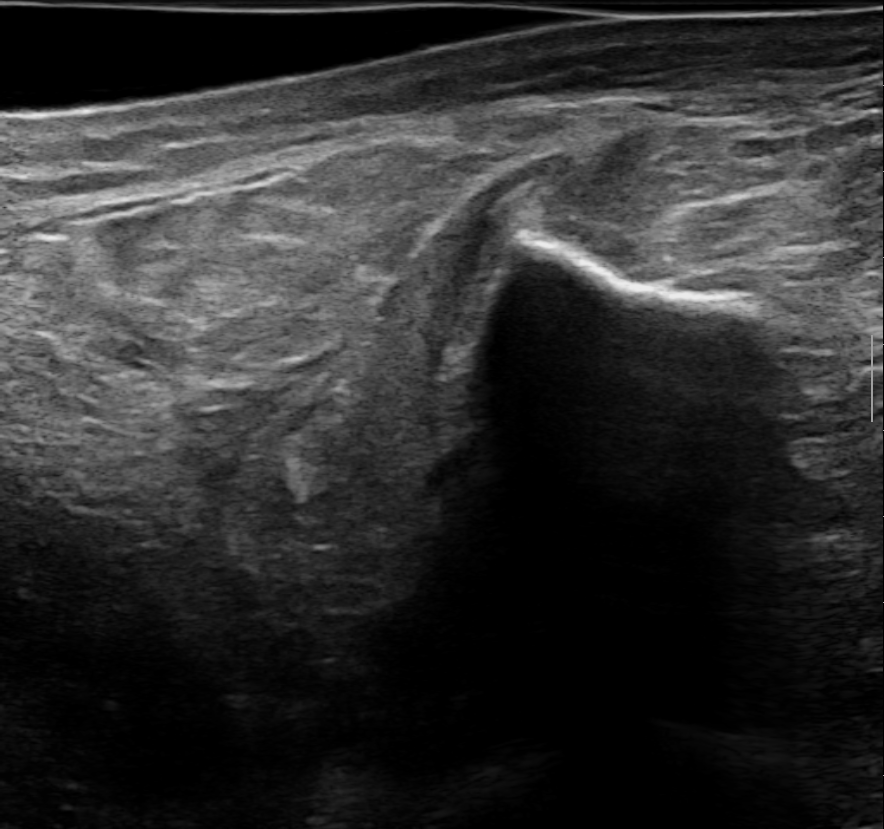
#> input picture AI_ultrasound_segmentation/example_ultrasound_images/10_2_ultrasound.png, 884 x 829 px
$ python -i generalCV.py   (imports and definitions only)
#> lines starting #> are read from the running program, lines starting #| are printed output that depends on the picture
#> further down, picture is the input picture: shape (829, 884, 3); min 0, max 235, mean 46.2
import copy

import numpy as np
import cv2
from torchvision.transforms.functional import to_pil_image

from scipy.ndimage import distance_transform_edt
from scipy.ndimage import gaussian_filter
# [191 lines left out: functions overlap_image_with_label, overlap_image_with_label_two_classes, keep_top_k_largest_components, find_connected_components, not called in this run]

# def find_connected_components(binary_image):
#     """
#     Identify all connected components in a binary image.
#
#     Parameters:
#     - binary_image (numpy.array): A 2D numpy array with binary values (0 and 255)
#
#     Returns:
#     - numpy.array: A label map where each connected component is marked with a unique index,
#                    starting from 1.
#     - int: The number of unique connected components, excluding the background.
#     """
#     # Ensure the input is a binary image of type uint8
#     if binary_image.dtype != np.uint8:
#         binary_image = binary_image.astype(np.uint8)
#
#     # Apply the connectedComponents function
#     num_labels, labels_im = cv2.connectedComponents(binary_image)
#
#     # We don't need to calculate component sizes or filter them based on size.
#     # So, directly create a label map with unique indices.
#
#     # Optional: Renumber labels to be continuous
#     # This part is optional and depends on whether you need a 0-based index or not.
#     # If not required, simply return labels_im as is after the following line.
#     # Adjust the output for zero-based indexing by subtracting 1, if necessary.
#     labels_im = labels_im.astype(np.uint8)  # Ensure labels are returned as uint8.
#
#     return labels_im, num_labels - 1  # Exclude the background label from the count


def merge_images_horizontally(images):
    """
    Merge multiple images horizontally into a single image, ensuring all are converted to three channels.

    Parameters:
    - images (list of numpy.array): The list of images to merge.

    Returns:
    - numpy.array: The horizontally merged image.
    """
    # Ensure all images have three channels
    converted_images = []
    for image in images:
        if len(image.shape) == 2:  # Check if image is grayscale
            image = cv2.cvtColor(image, cv2.COLOR_GRAY2BGR)
        elif len(image.shape) == 3 and image.shape[2] == 1:  # Check if image is single-channel
            image = cv2.cvtColor(image, cv2.COLOR_GRAY2BGR)
        converted_images.append(image)
#> after the loop, converted_images = 829 items

    # Resize images to match the height of the first image
    target_height = converted_images[0].shape[0]
#> target_height = 884
    resized_images = []
    for image in converted_images:
        # cv2.imshow("a",image)
        # cv2.waitKey(0)
        if image.shape[0] != target_height:
            scale_factor = target_height / image.shape[0]
            new_width = int(image.shape[1] * scale_factor)
            image = cv2.resize(image, (new_width, target_height), interpolation=cv2.INTER_AREA)
        resized_images.append(image)
#> after the loop, resized_images = 829 items

    # Merge all images horizontally
    merged_image = np.hstack(resized_images).astype(np.uint8)
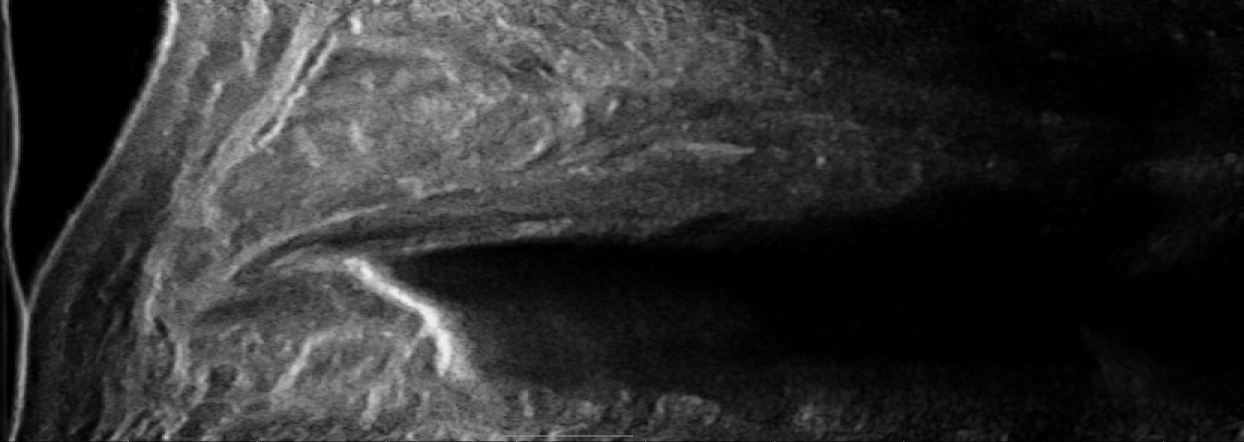
#> merged_image: shape (884, 2487, 3) (shown at 1/2 size); min 0, max 235, mean 46.2

    return merged_image


# [54 lines left out: functions merge_images_vertically, close_image_gaps, not called in this run]

from skimage.feature import hessian_matrix, hessian_matrix_eigvals
# [14 lines left out: function enhance_bone, not called in this run]

def unnormalize_tensor(tensor,mean=0.17475835978984833,std=0.16475939750671387):
    return tensor*std+mean

# [229 lines left out: functions tensor_2_opencv, resize_image_by_scale, filter_mask_based_on_distance, keep_n_pixels_in_column, get_contour_of_binary_image, connect_close_endpoints and 2 more, not called in this run]

>>> import cv2
>>> picture = cv2.cvtColor(cv2.imread('../AI_ultrasound_segmentation/example_ultrasound_images/10_2_ultrasound.png'), cv2.COLOR_BGR2RGB)
>>> result = merge_images_horizontally(picture)

$ run again, on AI_ultrasound_segmentation/example_ultrasound_images/10_3_ultrasound.png
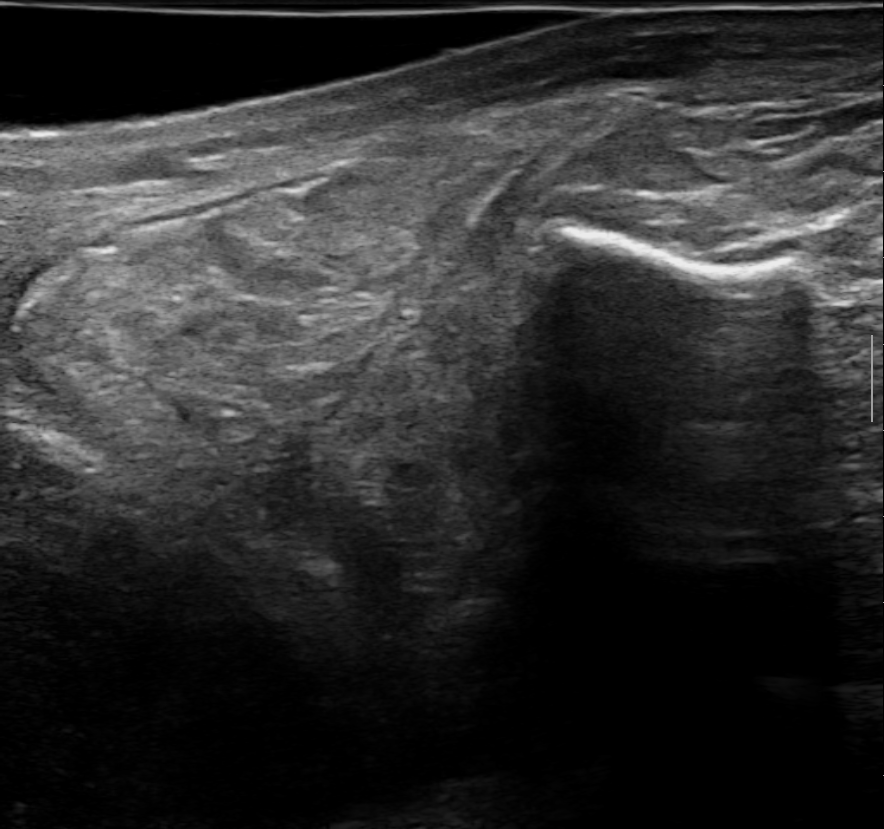
#> input picture AI_ultrasound_segmentation/example_ultrasound_images/10_3_ultrasound.png, 884 x 829 px
#> picture is the input picture: shape (829, 884, 3); min 0, max 235, mean 45.1
#> after the loop in merge_images_horizontally, `for image in images:`: converted_images = 829 items
#> in merge_images_horizontally, `merged_image = np.hstack(resized_images).astype(np.uint8)`:
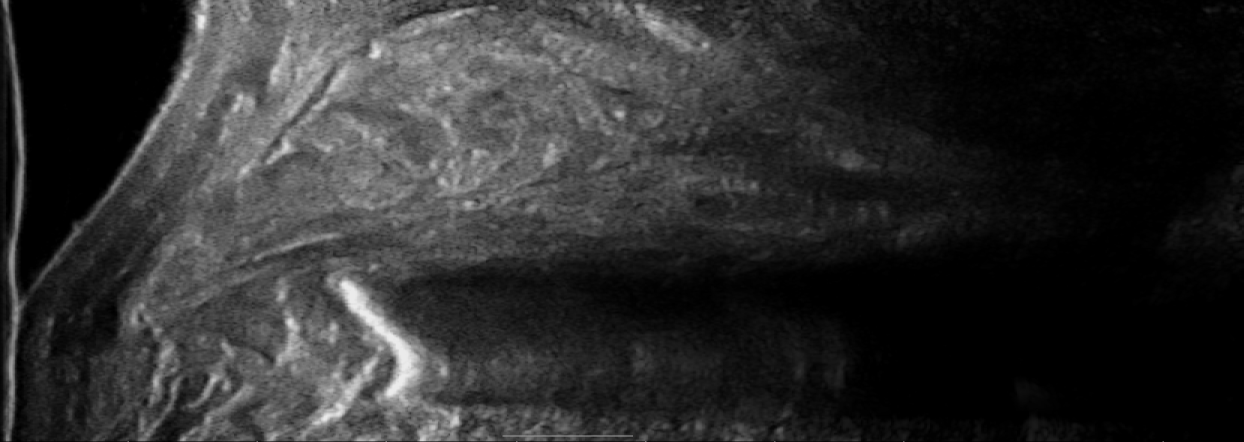
#> merged_image: shape (884, 2487, 3) (shown at 1/2 size); min 0, max 235, mean 45.1

$ run again, on AI_ultrasound_segmentation/example_ultrasound_images/10_6_ultrasound.png
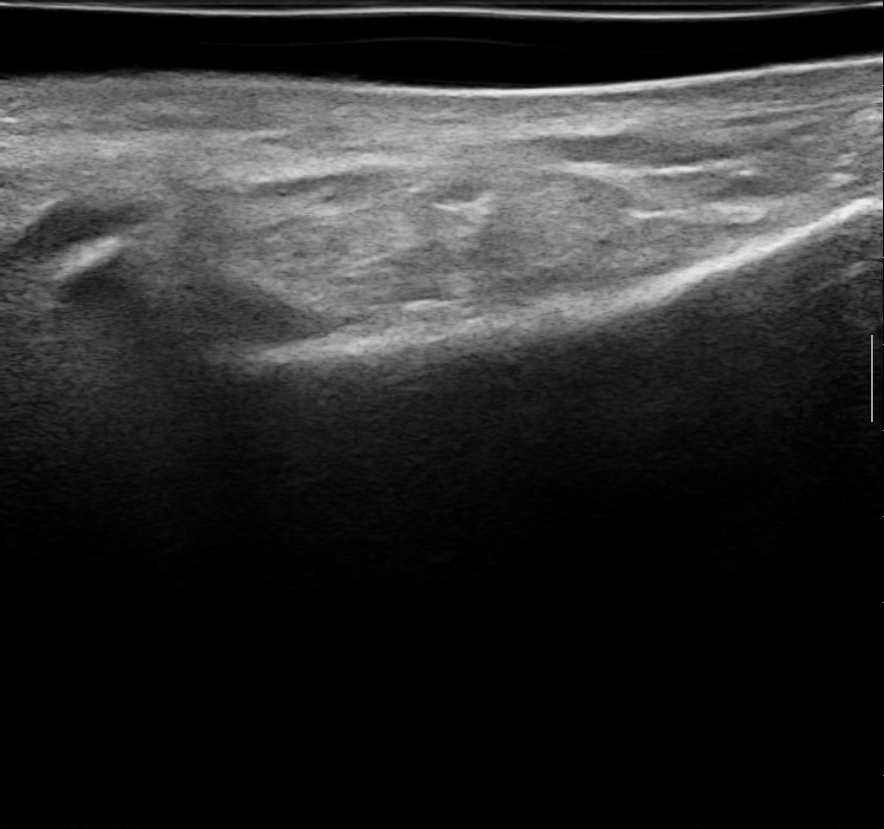
#> input picture AI_ultrasound_segmentation/example_ultrasound_images/10_6_ultrasound.png, 884 x 829 px
#> picture is the input picture: shape (829, 884, 3); min 0, max 235, mean 44.1
#> after the loop in merge_images_horizontally, `for image in images:`: converted_images = 829 items
#> in merge_images_horizontally, `merged_image = np.hstack(resized_images).astype(np.uint8)`:
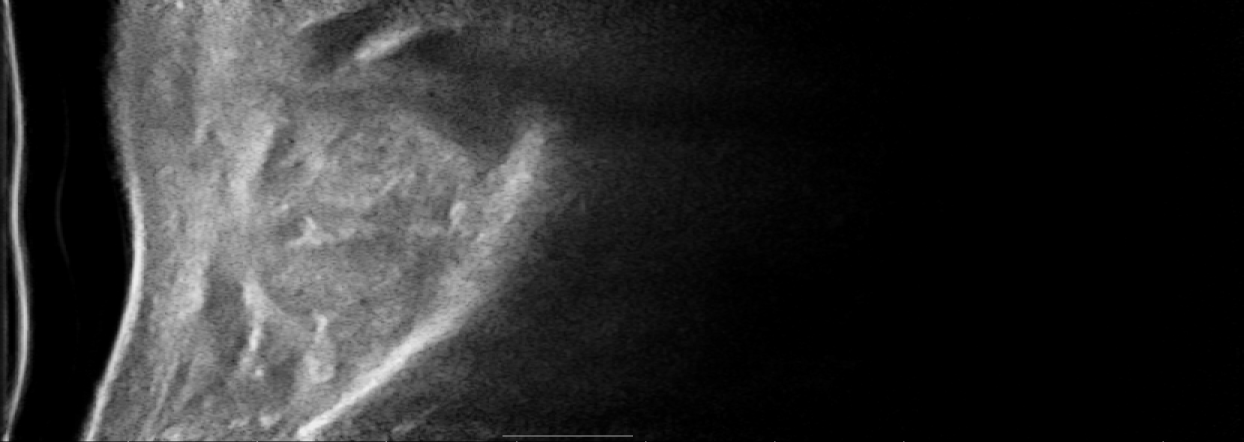
#> merged_image: shape (884, 2487, 3) (shown at 1/2 size); min 0, max 235, mean 44.1

$ run again, on AI_ultrasound_segmentation/example_ultrasound_images/10_8_ultrasound.png
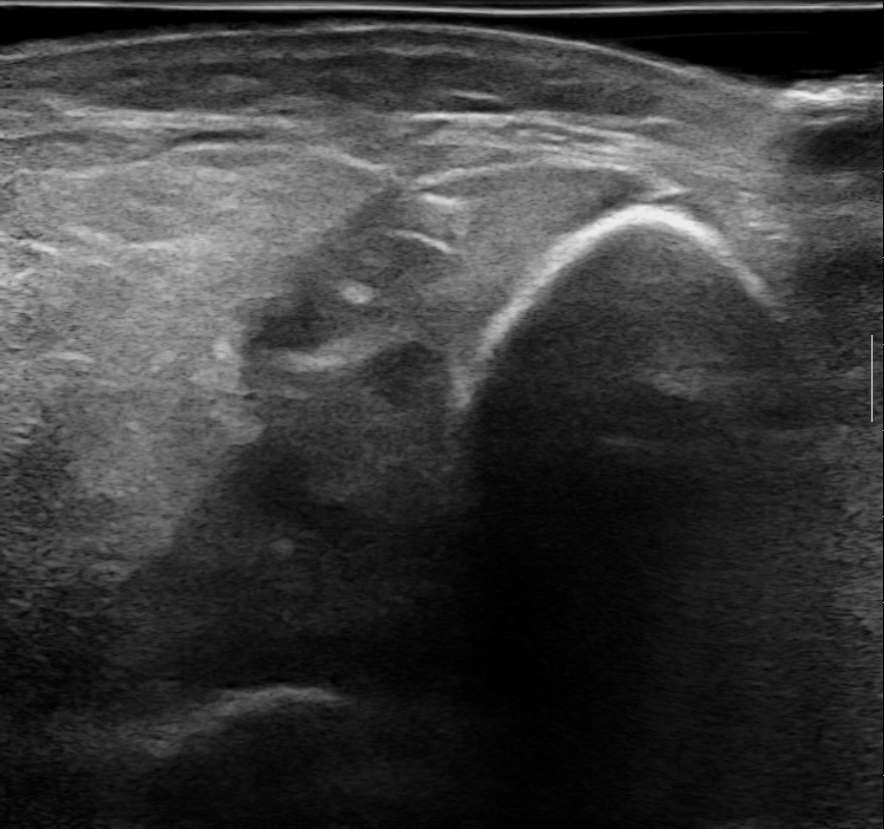
#> input picture AI_ultrasound_segmentation/example_ultrasound_images/10_8_ultrasound.png, 884 x 829 px
#> picture is the input picture: shape (829, 884, 3); min 0, max 235, mean 58.7
#> after the loop in merge_images_horizontally, `for image in images:`: converted_images = 829 items
#> in merge_images_horizontally, `merged_image = np.hstack(resized_images).astype(np.uint8)`:
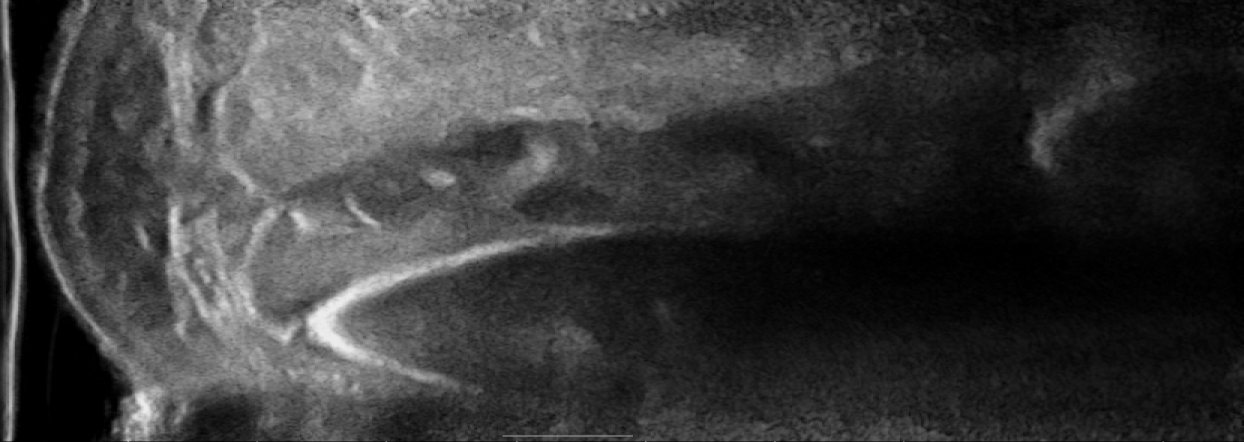
#> merged_image: shape (884, 2487, 3) (shown at 1/2 size); min 0, max 235, mean 58.7
